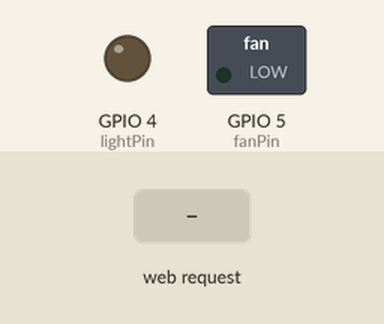
Bench run of a sketch on a simulated ESP8266 (NodeMCU). Parts: switched loads named in the sketch (green lamp = pin HIGH), output pins drawn as LEDs (lit = HIGH). The inputs (shaded band) are chosen by the test bench. WiFi joins after 1.5 s; servers stay silent unless stated; what the sketch prints to the serial monitor is not drawn.

Above: at 3.2 s.
3.3 s: HTTP request GET /fan/on received
At 3.6 s:
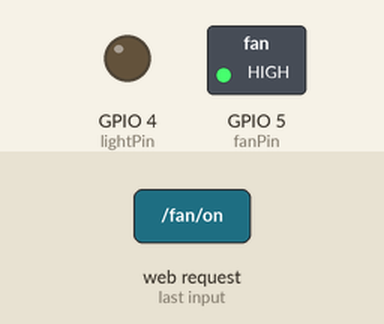
4.8 s: HTTP request GET /light/on received
At 6.0 s:
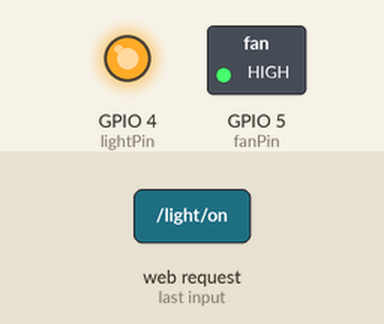
6.3 s: HTTP request GET /fan/off received
At 7.1 s:
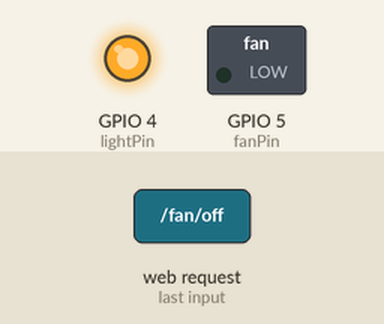
7.8 s: HTTP request GET /light/off received
At 8.2 s:
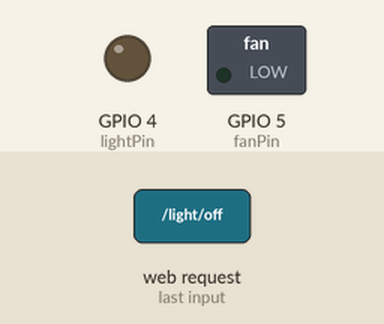
Timing chart, 0 to 10.3 s (numbered marks = the images above; inputs shaded):
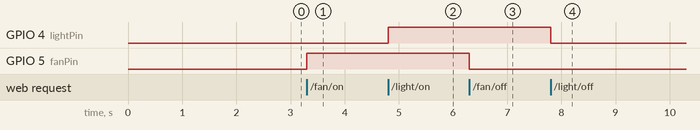

The sketch:

wireless_connection.ino
```cpp
#include <ESP8266WiFi.h>
#include <ESP8266WebServer.h>

// WiFi credentials
const char* ssid = "<YOUR_SSID>"; // Replace with your WiFi SSID
const char* password = "<YOUR_PASSWORD>"; // Replace with your WiFi Password

// Create a web server object
ESP8266WebServer server(80);

// Define pins for fan and light control
const int fanPin = 5; // D1 on NodeMCU
const int lightPin = 4; // D2 on NodeMCU

void setup() {
    // Start serial communication
    Serial.begin(115200);

    // Set up the GPIO pins
    pinMode(fanPin, OUTPUT);
    pinMode(lightPin, OUTPUT);

    // Connect to Wi-Fi
    WiFi.begin(ssid, password);
    while (WiFi.status() != WL_CONNECTED) {
        delay(1000);
        Serial.println("Connecting to WiFi...");
    }
    Serial.println("Connected to WiFi!");

    // Define the routes
    server.on("/fan/on", []() {
        digitalWrite(fanPin, HIGH); // Turn fan ON
        server.send(200, "text/plain", "Fan ON");
    });

    server.on("/fan/off", []() {
        digitalWrite(fanPin, LOW); // Turn fan OFF
        server.send(200, "text/plain", "Fan OFF");
    });

    server.on("/fan/speed/slow", []() {
        // Implement slow speed functionality here
        server.send(200, "text/plain", "Fan set to SLOW");
    });

    server.on("/fan/speed/medium", []() {
        // Implement medium speed functionality here
        server.send(200, "text/plain", "Fan set to MEDIUM");
    });

    server.on("/fan/speed/fast", []() {
        // Implement fast speed functionality here
        server.send(200, "text/plain", "Fan set to FAST");
    });

    server.on("/light/on", []() {
        digitalWrite(lightPin, HIGH); // Turn light ON
        server.send(200, "text/plain", "Light ON");
    });

    server.on("/light/off", []() {
        digitalWrite(lightPin, LOW); // Turn light OFF
        server.send(200, "text/plain", "Light OFF");
    });

    server.on("/light/low", []() {
        // Implement low light functionality here
        server.send(200, "text/plain", "Light set to LOW");
    });

    server.on("/light/medium", []() {
        // Implement medium light functionality here
        server.send(200, "text/plain", "Light set to MEDIUM");
    });

    server.on("/light/high", []() {
        // Implement high light functionality here
        server.send(200, "text/plain", "Light set to HIGH");
    });

    // Start the server
    server.begin();
    Serial.println("Server started!");
}

void loop() {
    // Handle client requests
    server.handleClient();
}
```

Measured:
- after the input at 3.3 s, GPIO 5 (fanPin): LOW → HIGH at once
- after the input at 4.8 s, GPIO 4 (lightPin): LOW → HIGH at once
- after the input at 6.3 s, GPIO 5 (fanPin): HIGH → LOW at once
- after the input at 7.8 s, GPIO 4 (lightPin): HIGH → LOW at once
